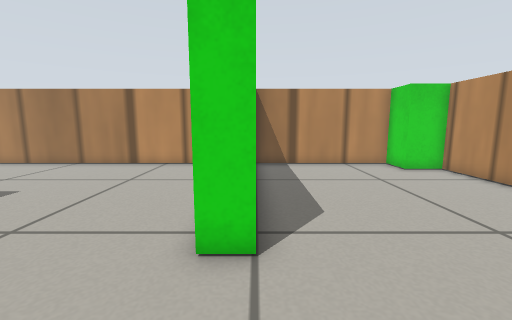
View 1 (above)

17 first-person views from a walk through a Gazebo world. The camera is 0.11 m above the floor, tilts 8° down and sees 90° across. The floor is counted in squares, 0.05 m on a side. Each view is taken from the middle of a square. On the plan, view 1 faces up. The plan holds only what a view shows up to about 17 squares ahead; the rest is blank. Simple patterns stand in for the simulator's built-in surfaces.

View 2
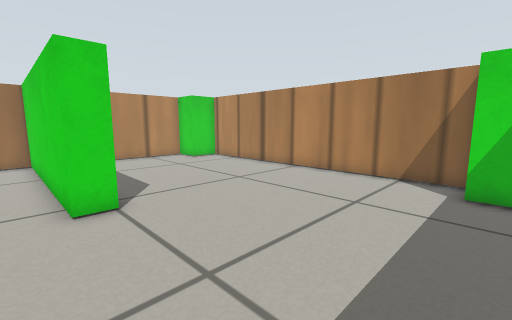

View 3
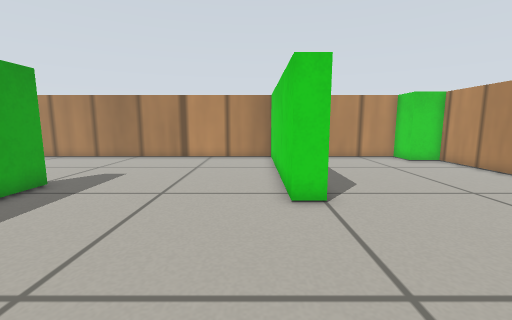

View 4
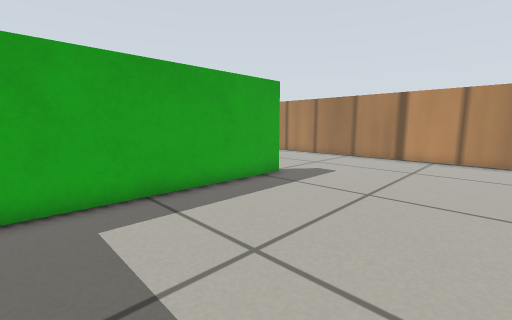

View 5
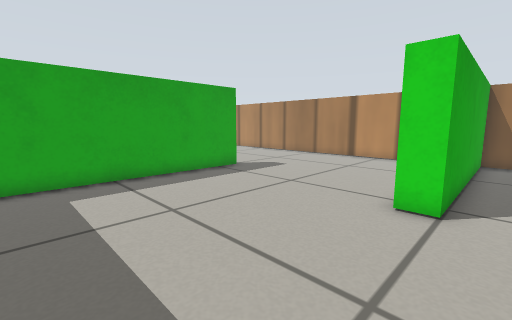

View 6
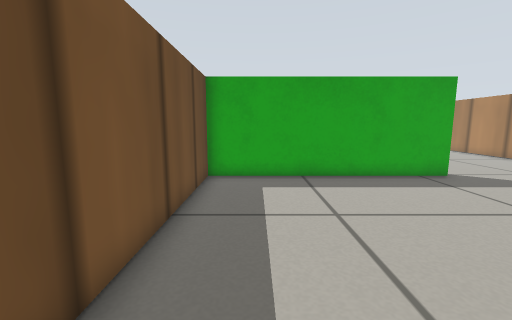

View 7
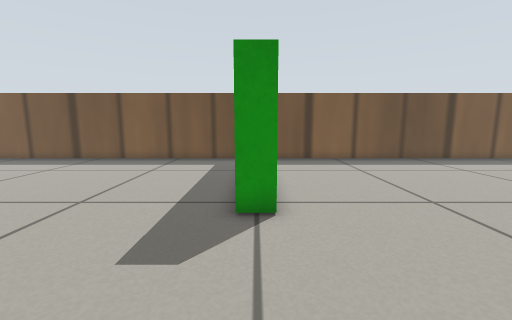

View 8
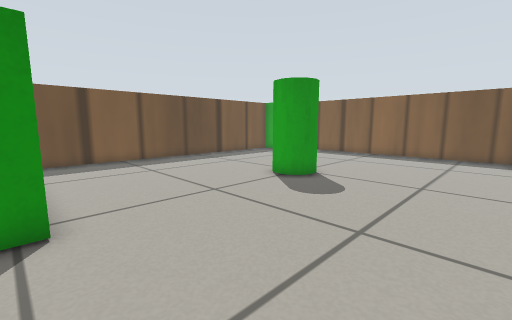

View 9
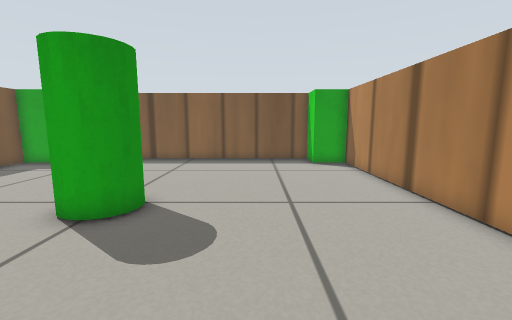

View 10
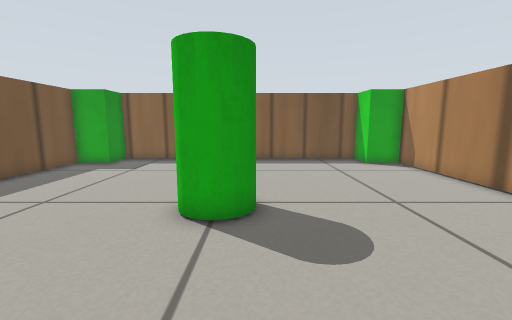

View 11
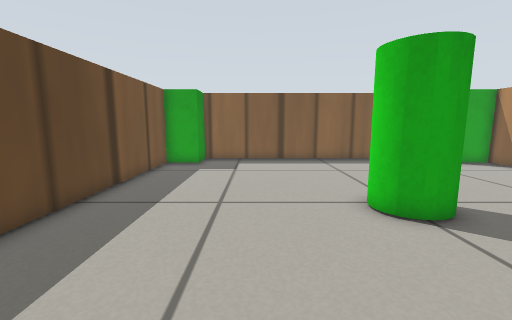

View 12
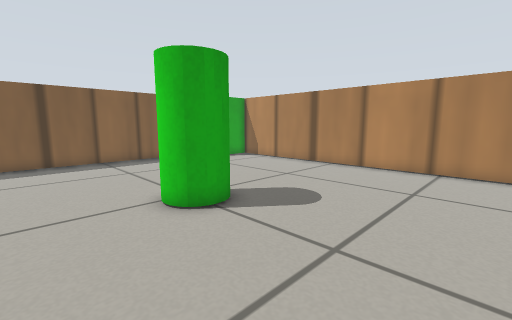

View 13
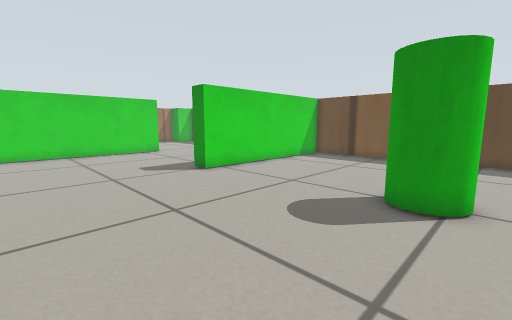

View 14
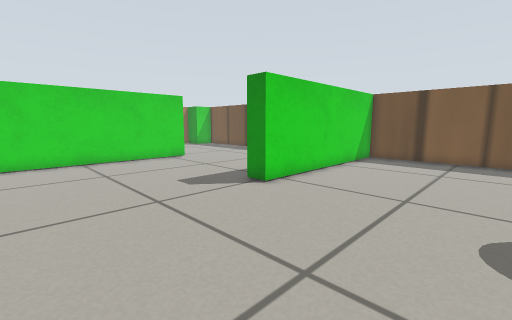

View 15
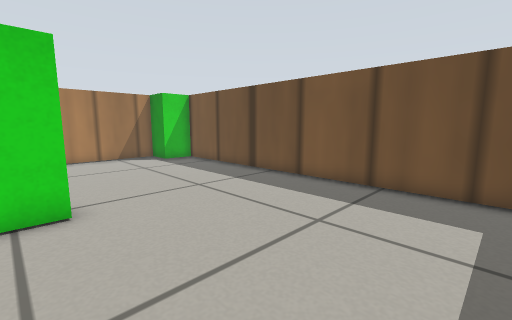

View 16
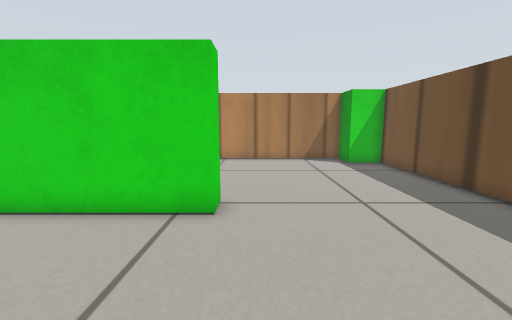

View 17
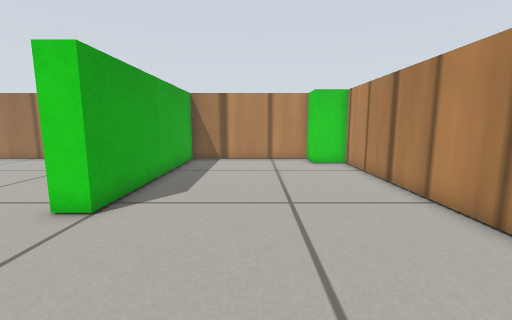

### Floor plan
Points are (right, up) in squares from view 1. A wall is a line through its corners. A room is listed if a view was taken in it or the views show most of it. See-through windows are left out.
Room 1 (views 1, 5, 6, 17)
walls: (9, -2.2) (9, 12.2); (7.2, 14) (0, 14) (0, 4) (-1, 4); (-1.5, -4) (7.2, -4)
ways out: opening at (-0.5, 0) to room 2
objects: green box (7, -3) to (8, -2); green box (7, 12) to (8, 13)
Room 2 (views 2, 3, 4, 7, 8, 15, 16)
walls: (-10.5, 6) (-9.5, 6) (-9.5, -4) (-1.5, -4); (-1, 4) (-1, 14) (-11.5, 14)
ways out: opening at (-0.5, 0) to room 1; opening at (-10.5, 10) to room 3
Room 3 (views 9, 10, 11, 12, 13, 14)
walls: (-29, 12.2) (-29, -2.2); (-27.2, -4) (-10.5, -4) (-10.5, 6); (-11.5, 14) (-27.2, 14)
ways out: opening at (-10.5, 10) to room 2
objects: green box (-28, -3) to (-27, -2); green box (-28, 12) to (-27, 13); green cylinder (-20, 4) to (-19, 6)

Positions as (right, up) in squares from view 1, and headings:
1: (0, 0), facing up
2: (-2, -3), facing up-right
3: (-2, -3), facing up
4: (-2, -3), facing up-left
5: (1, -3), facing up-left
6: (1, -2), facing left
7: (-10, 12), facing down
8: (-10, 12), facing down-left
9: (-13, 9), facing left
10: (-13, 6), facing left
11: (-13, 1), facing left
12: (-13, 1), facing up-left
13: (-21, 13), facing down-right
14: (-17, 13), facing down-right
15: (-8, 5), facing down-right
16: (-7, 3), facing right
17: (4, -2), facing up
